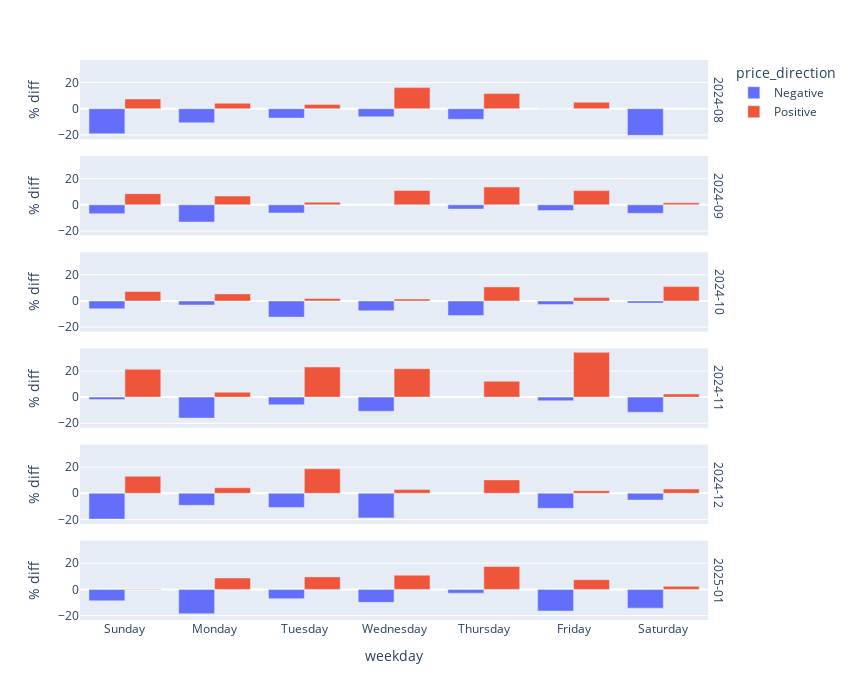

Write notebook code for a chart like this one.
### Code cell
wkday_price_change_total = df_weekday_candles.groupby(['month-year', 'weekday', 'price_direction'], as_index=False)['percent_change'].sum()
wkday_price_change_total.rename(columns={'percent_change':'% diff'}, inplace=True)
fig_wkday_pct = px.bar(wkday_price_change_total, x='weekday', y='% diff', color='price_direction',
                       barmode='group', facet_row='month-year', category_orders={'month-year':month_years_order, 'weekday':weekdays_order})
fig_wkday_pct.update_layout(
    height=fig_height+150,
    width=fig_width
)
fig_wkday_pct.for_each_annotation(lambda x: x.update(text=x.text.split('=')[-1]))
fig_wkday_pct.show()

### Figure 1 — Plotly figure (JSON) as saved in the notebook; plotly's stock layout.template omitted (floating-point values rounded to 4 significant figures)
{"data": [{"alignmentgroup": "True", "hovertemplate": "price_direction=Negative<br>month-year=2024-08<br>weekday=%{x}<br>% diff=%{y}<extra></extra>", "legendgroup": "Negative", "marker": {"color": "#636efa", "pattern": {"shape": ""}}, "name": "Negative", "offsetgroup": "Negative", "orientation": "v", "showlegend": true, "textposition": "auto", "type": "bar", "x": ["Friday", "Monday", "Saturday", "Sunday", "Thursday", "Tuesday", "Wednesday"], "xaxis": "x6", "y": [0.0, -10.78, -20.37, -19.2, -8.077, -7.189, -6.189], "yaxis": "y6"}, {"alignmentgroup": "True", "hovertemplate": "price_direction=Positive<br>month-year=2024-08<br>weekday=%{x}<br>% diff=%{y}<extra></extra>", "legendgroup": "Positive", "marker": {"color": "#EF553B", "pattern": {"shape": ""}}, "name": "Positive", "offsetgroup": "Positive", "orientation": "v", "showlegend": true, "textposition": "auto", "type": "bar", "x": ["Friday", "Monday", "Sunday", "Thursday", "Tuesday", "Wednesday"], "xaxis": "x6", "y": [5.009, 4.167, 7.464, 11.65, 3.285, 16.11], "yaxis": "y6"}, {"alignmentgroup": "True", "hovertemplate": "price_direction=Negative<br>month-year=2024-09<br>weekday=%{x}<br>% diff=%{y}<extra></extra>", "legendgroup": "Negative", "marker": {"color": "#636efa", "pattern": {"shape": ""}}, "name": "Negative", "offsetgroup": "Negative", "orientation": "v", "showlegend": false, "textposition": "auto", "type": "bar", "x": ["Friday", "Monday", "Saturday", "Sunday", "Thursday", "Tuesday"], "xaxis": "x5", "y": [-4.308, -13.14, -6.48, -6.772, -3.258, -6.179], "yaxis": "y5"}, {"alignmentgroup": "True", "hovertemplate": "price_direction=Positive<br>month-year=2024-09<br>weekday=%{x}<br>% diff=%{y}<extra></extra>", "legendgroup": "Positive", "marker": {"color": "#EF553B", "pattern": {"shape": ""}}, "name": "Positive", "offsetgroup": "Positive", "orientation": "v", "showlegend": false, "textposition": "auto", "type": "bar", "x": ["Friday", "Monday", "Saturday", "Sunday", "Thursday", "Tuesday", "Wednesday"], "xaxis": "x5", "y": [10.87, 6.728, 1.577, 8.542, 13.61, 2.003, 10.96], "yaxis": "y5"}, {"alignmentgroup": "True", "hovertemplate": "price_direction=Negative<br>month-year=2024-10<br>weekday=%{x}<br>% diff=%{y}<extra></extra>", "legendgroup": "Negative", "marker": {"color": "#636efa", "pattern": {"shape": ""}}, "name": "Negative", "offsetgroup": "Negative", "orientation": "v", "showlegend": false, "textposition": "auto", "type": "bar", "x": ["Friday", "Monday", "Saturday", "Sunday", "Thursday", "Tuesday", "Wednesday"], "xaxis": "x4", "y": [-2.74, -3.085, -1.581, -5.951, -11.19, -12.33, -7.516], "yaxis": "y4"}, {"alignmentgroup": "True", "hovertemplate": "price_direction=Positive<br>month-year=2024-10<br>weekday=%{x}<br>% diff=%{y}<extra></extra>", "legendgroup": "Positive", "marker": {"color": "#EF553B", "pattern": {"shape": ""}}, "name": "Positive", "offsetgroup": "Positive", "orientation": "v", "showlegend": false, "textposition": "auto", "type": "bar", "x": ["Friday", "Monday", "Saturday", "Sunday", "Thursday", "Tuesday", "Wednesday"], "xaxis": "x4", "y": [2.585, 5.409, 10.99, 7.228, 10.78, 1.826, 1.488], "yaxis": "y4"}, {"alignmentgroup": "True", "hovertemplate": "price_direction=Negative<br>month-year=2024-11<br>weekday=%{x}<br>% diff=%{y}<extra></extra>", "legendgroup": "Negative", "marker": {"color": "#636efa", "pattern": {"shape": ""}}, "name": "Negative", "offsetgroup": "Negative", "orientation": "v", "showlegend": false, "textposition": "auto", "type": "bar", "x": ["Friday", "Monday", "Saturday", "Sunday", "Tuesday", "Wednesday"], "xaxis": "x3", "y": [-2.793, -16.02, -11.62, -1.866, -5.884, -10.86], "yaxis": "y3"}, {"alignmentgroup": "True", "hovertemplate": "price_direction=Positive<br>month-year=2024-11<br>weekday=%{x}<br>% diff=%{y}<extra></extra>", "legendgroup": "Positive", "marker": {"color": "#EF553B", "pattern": {"shape": ""}}, "name": "Positive", "offsetgroup": "Positive", "orientation": "v", "showlegend": false, "textposition": "auto", "type": "bar", "x": ["Friday", "Monday", "Saturday", "Sunday", "Thursday", "Tuesday", "Wednesday"], "xaxis": "x3", "y": [34.19, 3.72, 2.401, 21.28, 12.13, 23.01, 21.7], "yaxis": "y3"}, {"alignmentgroup": "True", "hovertemplate": "price_direction=Negative<br>month-year=2024-12<br>weekday=%{x}<br>% diff=%{y}<extra></extra>", "legendgroup": "Negative", "marker": {"color": "#636efa", "pattern": {"shape": ""}}, "name": "Negative", "offsetgroup": "Negative", "orientation": "v", "showlegend": false, "textposition": "auto", "type": "bar", "x": ["Friday", "Monday", "Saturday", "Sunday", "Tuesday", "Wednesday"], "xaxis": "x2", "y": [-11.56, -9.242, -5.212, -19.77, -10.89, -18.84], "yaxis": "y2"}, {"alignmentgroup": "True", "hovertemplate": "price_direction=Positive<br>month-year=2024-12<br>weekday=%{x}<br>% diff=%{y}<extra></extra>", "legendgroup": "Positive", "marker": {"color": "#EF553B", "pattern": {"shape": ""}}, "name": "Positive", "offsetgroup": "Positive", "orientation": "v", "showlegend": false, "textposition": "auto", "type": "bar", "x": ["Friday", "Monday", "Saturday", "Sunday", "Thursday", "Tuesday", "Wednesday"], "xaxis": "x2", "y": [1.987, 4.238, 3.251, 13.03, 10.2, 18.69, 2.811], "yaxis": "y2"}, {"alignmentgroup": "True", "hovertemplate": "price_direction=Negative<br>month-year=2025-01<br>weekday=%{x}<br>% diff=%{y}<extra></extra>", "legendgroup": "Negative", "marker": {"color": "#636efa", "pattern": {"shape": ""}}, "name": "Negative", "offsetgroup": "Negative", "orientation": "v", "showlegend": false, "textposition": "auto", "type": "bar", "x": ["Friday", "Monday", "Saturday", "Sunday", "Thursday", "Tuesday", "Wednesday"], "xaxis": "x", "y": [-16.58, -18.64, -14.34, -8.724, -2.915, -7.127, -9.921], "yaxis": "y"}, {"alignmentgroup": "True", "hovertemplate": "price_direction=Positive<br>month-year=2025-01<br>weekday=%{x}<br>% diff=%{y}<extra></extra>", "legendgroup": "Positive", "marker": {"color": "#EF553B", "pattern": {"shape": ""}}, "name": "Positive", "offsetgroup": "Positive", "orientation": "v", "showlegend": false, "textposition": "auto", "type": "bar", "x": ["Friday", "Monday", "Saturday", "Sunday", "Thursday", "Tuesday", "Wednesday"], "xaxis": "x", "y": [7.445, 8.691, 2.424, 0.2072, 17.48, 9.542, 10.86], "yaxis": "y"}], "layout": {"annotations": [{"font": {}, "showarrow": false, "text": "2025-01", "textangle": 90, "x": 0.98, "xanchor": "left", "xref": "paper", "y": 0.07083, "yanchor": "middle", "yref": "paper"}, {"font": {}, "showarrow": false, "text": "2024-12", "textangle": 90, "x": 0.98, "xanchor": "left", "xref": "paper", "y": 0.2425, "yanchor": "middle", "yref": "paper"}, {"font": {}, "showarrow": false, "text": "2024-11", "textangle": 90, "x": 0.98, "xanchor": "left", "xref": "paper", "y": 0.4142, "yanchor": "middle", "yref": "paper"}, {"font": {}, "showarrow": false, "text": "2024-10", "textangle": 90, "x": 0.98, "xanchor": "left", "xref": "paper", "y": 0.5858, "yanchor": "middle", "yref": "paper"}, {"font": {}, "showarrow": false, "text": "2024-09", "textangle": 90, "x": 0.98, "xanchor": "left", "xref": "paper", "y": 0.7575, "yanchor": "middle", "yref": "paper"}, {"font": {}, "showarrow": false, "text": "2024-08", "textangle": 90, "x": 0.98, "xanchor": "left", "xref": "paper", "y": 0.9292, "yanchor": "middle", "yref": "paper"}], "barmode": "group", "height": 700, "legend": {"title": {"text": "price_direction"}, "tracegroupgap": 0}, "margin": {"t": 60}, "width": 850, "xaxis": {"anchor": "y", "categoryarray": ["Sunday", "Monday", "Tuesday", "Wednesday", "Thursday", "Friday", "Saturday"], "categoryorder": "array", "domain": [0, 0.98], "title": {"text": "weekday"}}, "xaxis2": {"anchor": "y2", "domain": [0, 0.98], "matches": "x", "showticklabels": false}, "xaxis3": {"anchor": "y3", "domain": [0, 0.98], "matches": "x", "showticklabels": false}, "xaxis4": {"anchor": "y4", "domain": [0, 0.98], "matches": "x", "showticklabels": false}, "xaxis5": {"anchor": "y5", "domain": [0, 0.98], "matches": "x", "showticklabels": false}, "xaxis6": {"anchor": "y6", "domain": [0, 0.98], "matches": "x", "showticklabels": false}, "yaxis": {"anchor": "x", "domain": [0, 0.1417], "title": {"text": "% diff"}}, "yaxis2": {"anchor": "x2", "domain": [0.1717, 0.3133], "matches": "y", "title": {"text": "% diff"}}, "yaxis3": {"anchor": "x3", "domain": [0.3433, 0.485], "matches": "y", "title": {"text": "% diff"}}, "yaxis4": {"anchor": "x4", "domain": [0.515, 0.6567], "matches": "y", "title": {"text": "% diff"}}, "yaxis5": {"anchor": "x5", "domain": [0.6867, 0.8283], "matches": "y", "title": {"text": "% diff"}}, "yaxis6": {"anchor": "x6", "domain": [0.8583, 1], "matches": "y", "title": {"text": "% diff"}}}}
